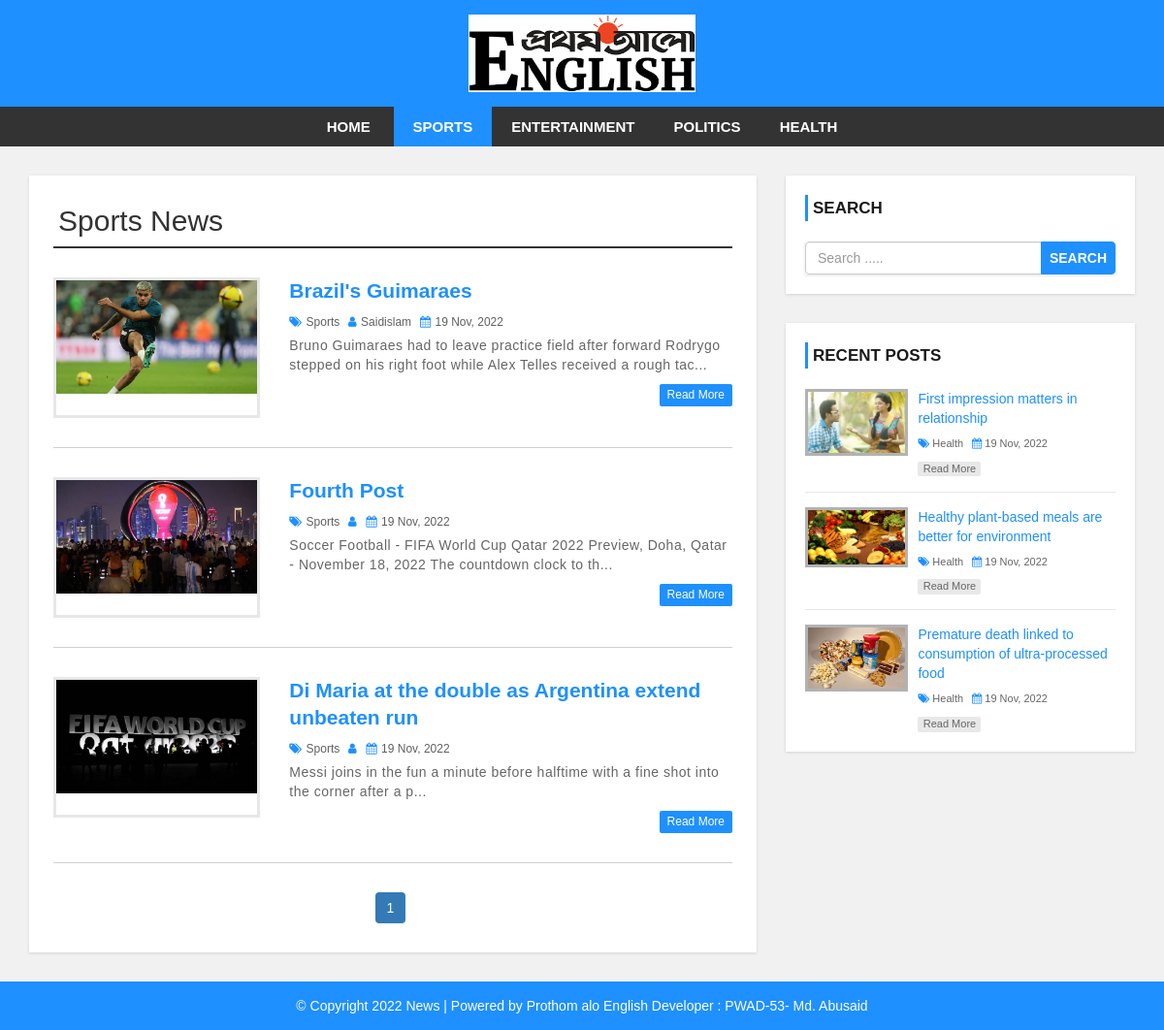
Page /category.php?cid=34 on the committed database.
### tables this page shows
CREATE TABLE `settings` (
  `id` int(11) NOT NULL,
  `websitename` varchar(60) NOT NULL,
  `logo` varchar(50) NOT NULL,
  `footerdesc` varchar(255) NOT NULL
);

CREATE TABLE `category` (
  `category_id` int(11) NOT NULL,
  `category_name` varchar(100) NOT NULL,
  `post` int(11) NOT NULL DEFAULT 0
);

CREATE TABLE `post` (
  `post_id` int(11) NOT NULL,
  `title` varchar(100) NOT NULL,
  `description` text NOT NULL,
  `category` varchar(100) NOT NULL,
  `post_date` varchar(50) NOT NULL,
  `author` int(11) NOT NULL,
  `post_img` varchar(100) NOT NULL
);

CREATE TABLE `user` (
  `user_id` int(10) UNSIGNED NOT NULL,
  `first_name` varchar(30) NOT NULL,
  `last_name` varchar(30) NOT NULL,
  `username` varchar(30) DEFAULT NULL,
  `password` varchar(40) DEFAULT NULL,
  `role` int(11) NOT NULL
);

### config.php (called while the page is built, shortened)
<?php
$hostname = "http://localhost/news-site";
?>

### category.php (the view, shortened to what this page needs)
<?php include 'header.php'; ?>
    <div id="main-content">
      <div class="container">
        <div class="row">
            <div class="col-md-8">
                <div class="post-container">
                  <?php
                  include "config.php";
                  if(isset($_GET['cid'])){
                    $cat_id = $_GET['cid'];
                    $sql1 = "SELECT * FROM category WHERE category_id = {$cat_id}";
                    $result1 = mysqli_query($conn, $sql1) or die("Query Failed.");
                    $row1 = mysqli_fetch_assoc($result1);
                  ?>
                  <h2 class="page-heading"><?php echo $row1['category_name']; ?> News</h2>
                  <?php
                    $limit = 3;
                    if(isset($_GET['page'])){
                      $page = $_GET['page'];
                    }else{
                      $page = 1;
                    }
                    $offset = ($page - 1) * $limit;
                    $sql = "SELECT post.post_id, post.title, post.description,post.post_date,post.author,
                    category.category_name,user.username,post.category,post.post_img FROM post
                    LEFT JOIN category ON post.category = category.category_id
                    LEFT JOIN user ON post.author = user.user_id
                    WHERE post.category = {$cat_id}
                    ORDER BY post.post_id DESC LIMIT {$offset},{$limit}";
                    $result = mysqli_query($conn, $sql) or die("Query Failed.");
                    if(mysqli_num_rows($result) > 0){
                      while($row = mysqli_fetch_assoc($result)) {
                  ?>
                    <div class="post-content">
                        <div class="row">
                            <div class="col-md-4">
                              <a class="post-img" href="single.php?id=<?php echo $row['post_id']; ?>"><img src="admin/upload/<?php echo $row['post_img']; ?>" alt=""/></a>
                            </div>
                            <div class="col-md-8">
                              <div class="inner-content clearfix">
                                  <h3><a href='single.php?id=<?php echo $row['post_id']; ?>'><?php echo $row['title']; ?></a></h3>
                                  <div class="post-information">
                                      <span>
                                          <i class="fa fa-tags" aria-hidden="true"></i>
                                          <a href='category.php?cid=<?php echo $row['category']; ?>'><?php echo $row['category_name']; ?></a>
                                      </span>
                                      <span>
                                          <i class="fa fa-user" aria-hidden="true"></i>
                                          <a href='author.php?aid=<?php echo $row['author']; ?>'><?php echo $row['username']; ?></a>
                                      </span>
                                      <span>
                                          <i class="fa fa-calendar" aria-hidden="true"></i>
                                          <?php echo $row['post_date']; ?>
                                      </span>
                                  </div>
                                  <p class="description">
                                      <?php echo substr($row['description'],0,130) . "..."; ?>
                                  </p>
                                  <a class='read-more pull-right' href='single.php?id=<?php echo $row['post_id']; ?>'>read more</a>
                              </div>
                            </div>
                        </div>
                    </div>
                    <?php
                      }
                    }else{
                      echo "<h2>No Record Found.</h2>";
                    }
                    if(mysqli_num_rows($result1) > 0){
                      $total_records = $row1['post'];
                      $total_page = ceil($total_records / $limit);
                      echo '<ul class="pagination admin-pagination">';
                      for($i = 1; $i <= $total_page; $i++){
                        if($i == $page){
                          $active = "active";
                        }else{
                          $active = "";
                        }
                        echo '<li class="'.$active.'"><a href="category.php?cid='.$cat_id .'&page='.$i.'">'.$i.'</a></li>';
                      }
                      echo '</ul>';
                    }
                  }else{
                    echo "<h2>No Record Found.</h2>";
                  }
                    ?>
                </div>
            </div>
            <?php include 'sidebar.php'; ?>
        </div>
      </div>
    </div>
<?php include 'footer.php'; ?>

### header.php (shortened to what this page needs)
<?php
  include "config.php";
?>
<!DOCTYPE html>
<html lang="en">
<head>
    <link rel="stylesheet" href="css/bootstrap.min.css" />
    <link rel="stylesheet" href="css/font-awesome.css">
    <link rel="stylesheet" href="css/style.css">
</head>
<body>
<div id="header">
    <div class="container">
        <div class="row">
            <div class=" col-md-offset-4 col-md-4">
              <?php
                include "config.php";
                $sql = "SELECT * FROM settings";
                $result = mysqli_query($conn, $sql) or die("Query Failed.");
                if(mysqli_num_rows($result) > 0){
                  while($row = mysqli_fetch_assoc($result)) {
                    if($row['logo'] == ""){
                      echo '<a href="index.php"><h1>'.$row['websitename'].'</h1></a>';
                    }else{
                      echo '<a href="index.php" id="logo"><img src="admin/images/'. $row['logo'] .'"></a>';
                    }
                  }
                }
                ?>
            </div>
        </div>
    </div>
</div>
<div id="menu-bar">
    <div class="container">
        <div class="row">
            <div class="col-md-12">
              <?php
                include "config.php";
                if(isset($_GET['cid'])){
                  $cat_id = $_GET['cid'];
                }
                $sql = "SELECT * FROM category WHERE post > 0";
                $result = mysqli_query($conn, $sql) or die("Query Failed. : Category");
                if(mysqli_num_rows($result) > 0){
                  $active = "";
              ?>
                <ul class='menu'>
                  <li><a href='<?php echo $hostname; ?>'>Home</a></li>
                  <?php while($row = mysqli_fetch_assoc($result)) {
                    if(isset($_GET['cid'])){
                      if($row['category_id'] == $cat_id){
                        $active = "active";
                      }else{
                        $active = "";
                      }
                    }
                    echo "<li><a class='{$active}' href='category.php?cid={$row['category_id']}'>{$row['category_name']}</a></li>";
                  } ?>
                </ul>
                <?php } ?>
            </div>
        </div>
    </div>
</div>

### sidebar.php
<div id="sidebar" class="col-md-4">
    <div class="search-box-container">
        <h4>Search</h4>
        <form class="search-post" action="search.php" method ="GET">
            <div class="input-group">
                <input type="text" name="search" class="form-control" placeholder="Search .....">
                <span class="input-group-btn">
                    <button type="submit" class="btn btn-danger">Search</button>
                </span>
            </div>
        </form>
    </div>
    <div class="recent-post-container">
        <h4>Recent Posts</h4>
        <?php
        include "config.php";
        $limit = 3;
        $sql = "SELECT post.post_id, post.title, post.post_date,
        category.category_name,post.category,post.post_img FROM post
        LEFT JOIN category ON post.category = category.category_id
        ORDER BY post.post_id DESC LIMIT {$limit}";
        $result = mysqli_query($conn, $sql) or die("Query Failed. : Recent Post");
        if(mysqli_num_rows($result) > 0){
          while($row = mysqli_fetch_assoc($result)) {
      ?>
        <div class="recent-post">
            <a class="post-img" href="single.php?id=<?php echo $row['post_id']; ?>">
                <img src="admin/upload/<?php echo $row['post_img']; ?>" alt=""/>
            </a>
            <div class="post-content">
                <h5><a href="single.php?id=<?php echo $row['post_id']; ?>"><?php echo $row['title']; ?></a></h5>
                <span>
                    <i class="fa fa-tags" aria-hidden="true"></i>
                    <a href='category.php?cid=<?php echo $row['category']; ?>'><?php echo $row['category_name']; ?></a>
                </span>
                <span>
                    <i class="fa fa-calendar" aria-hidden="true"></i>
                    <?php echo $row['post_date']; ?>
                </span>
                <a class="read-more" href="single.php?id=<?php echo $row['post_id']; ?>">read more</a>
            </div>
        </div>
    <?php
      }
    }
    ?>
    </div>
</div>

### footer.php
<div id ="footer">
    <div class="container">
        <div class="row">
            <div class="col-md-12">
              <?php
                include "config.php";
                $sql = "SELECT * FROM settings";
                $result = mysqli_query($conn, $sql) or die("Query Failed.");
                if(mysqli_num_rows($result) > 0){
                  while($row = mysqli_fetch_assoc($result)) {
              ?>
                <span><?php echo $row['footerdesc']; ?></span>
              <?php
                }
              }
              ?>
            </div>
        </div>
    </div>
</div>
</body>
</html>

### css/style.css (style rules this page uses)
body { background: #f1f1f1; font-family: sans-serif,arial,Helvetica; }
a, a:hover, a:focus { text-decoration: none; outline: none; }
ul { margin:0; padding:0; list-style:none; }
h2.page-heading { margin: 5px 0 30px; padding: 0 5px 10px; border-bottom: 2px solid #333; }
form { background: #fff; padding: 25px; box-shadow:0 1px 3px rgba(0, 0, 0, 0.13); }
#header { background: #1e90ff; text-align: center; padding: 15px; }
#logo { display: inline-block; width: 65%; }
#logo img { width: 100%; }
#menu-bar { background: #333; text-align: center; }
#menu-bar .menu > li { display: inline-block; }
.menu > li > a { padding: 10px 20px; display: block; text-transform: uppercase; color: #fff; font-size: 15px; font-weight:600; transition:all 0.5s ease 0s; }
#menu-bar .menu > li > a:hover, #menu-bar .menu > li > a.active { color:#fff; background:#1e90ff; }
#main-content { padding: 30px 0; min-height: 750px; }
#main-content .post-container { background-color: #fff; padding: 25px; box-shadow: 0 1px 3px rgba(0, 0, 0, 0.13); }
#main-content .post-content { border-bottom: 1px solid #d1d1d1; padding: 0 0 30px; margin-bottom:30px; }
#main-content .post-content img { width: 100%; }
#main-content .post-content .post-img { border: 3px solid #e7e7e7; display: block; height: 145px; overflow: hidden; transition: border .3s; }
#main-content .post-content h3 { font-size: 21px; line-height: 28px; font-weight: 600; margin: 0 0 7px; }
#main-content .post-content h3 a { color: #1e90ff; transition:all 0.3s; }
#main-content .post-content .post-information span { color: #606060; font-size: 12px; text-transform: capitalize; margin: 0 5px 5px 0; display: inline-block; }
#main-content .post-content .post-information i { color: #1e90ff; margin-right: 1px; }
#main-content .post-content .post-information a { color: #606060; text-decoration: none; }
#main-content .post-content p, #main-content .single-post p { color: #666; font-size: 14px; letter-spacing: 0.5px; margin:0 0 10px; }
#main-content .post-content a.read-more { color: #fff; background-color: #1E90FF; font-size: 12px; text-transform: capitalize; padding: 3px 8px; border-radius: 2px; transition: all 0.3s; }
.pagination { display: block; text-align: center; margin: 0; }
.pagination li { display:inline-block; margin: 0 5px 0 0; }
.pagination li a { border: none; background: #1e90ff; color: #fff; }
i.fa { color:#222; }
#sidebar h4 { color: #1A1A1A; font-size: 17px; line-height: 27px; font-weight:600; text-transform: uppercase; padding: 0 0 0 5px; margin: 0 0 21px; border-left: 3px solid #1e90ff; }
#sidebar .search-box-container { background-color: #fff; padding: 20px; margin: 0 0 30px; box-shadow: 0 1px 3px rgba(0, 0, 0, 0.13); }
#sidebar .search-post { padding: 0; }
#sidebar .search-post input { color: #606060; }
#sidebar .search-post .btn { font-weight: 600; text-transform: uppercase; padding: 6px 8px; background-color: #1E90FF; border-color: #1E90FF; outline: none; }
#sidebar .recent-post-container { padding: 20px; background: #fff; box-shadow: 0 1px 3px rgba(0, 0, 0, 0.13); }
#sidebar .recent-post { border-bottom: 1px solid #e7e7e7; padding: 0 0 15px; margin: 0 0 15px; }
#sidebar .recent-post:last-child { margin: 0; padding: 0; border: none; }
#sidebar .recent-post .post-img { display: inline-block; width: 33%; border: 3px solid rgba(0,0,0,0.3); vertical-align: top; transition: border .3s; }
#sidebar .recent-post .post-img img { width: 100%; }
#sidebar .recent-post .post-content { width: 65%; display: inline-block; border: none; padding: 0 0 0 7px; margin: 0; }
#sidebar .recent-post h5 { font-size: 14px; line-height: 20px; margin: 0 0 5px; }
#sidebar .recent-post h5 a { color: #1E90FF; }
#sidebar .recent-post span { color: #666; font-size: 11px; display: inline-block; margin: 0 5px 10px 0; }
#sidebar .recent-post span a { color: #666; }
#sidebar .recent-post span i { color: #1E90FF; }
#sidebar .recent-post a.read-more { color: #666; background-color: rgba(0,0,0,0.09); width: 65px; font-size: 11px; text-align: center; padding: 0; display: block; transition: all 0.3s; }
#footer { color: #fff; padding:15px 0; text-align:center; background-color:#1e90ff; }
#footer a { color:#fff; }

### rows in the picture
settings: logo (picture), footerdesc "© Copyright 2022 News | Powered by Prothom alo English Developer : PWAD-53- Md. Abusaid"
category: category_name "SPORTS", category_name "Sports"
category: category_name "ENTERTAINMENT"
category: category_name "POLITICS"
category: category_name "HEALTH"
post: post_img (picture), title "Brazil's Guimaraes", category.category_name "Sports", user.username "Saidislam", post_date "19 Nov, 2022", description "Bruno Guimaraes had to leave practice field after forward Rodrygo stepped on his right foot while Alex Telles received a rough tac"
post: post_img (picture), title "Fourth Post", category.category_name "Sports", post_date "19 Nov, 2022", description "Soccer Football - FIFA World Cup Qatar 2022 Preview, Doha, Qatar - November 18, 2022 The countdown clock to th"
post: post_img (picture), title "Di Maria at the double as Argentina extend unbeaten run", category.category_name "Sports", post_date "19 Nov, 2022", description "Messi joins in the fun a minute before halftime with a fine shot into the corner after a p"
post: post_img (picture), title "First impression matters in relationship", category.category_name "Health", post_date "19 Nov, 2022"
post: post_img (picture), title "Healthy plant-based meals are better for environment", category.category_name "Health", post_date "19 Nov, 2022"
post: post_img (picture), title "Premature death linked to consumption of ultra-processed food", category.category_name "Health", post_date "19 Nov, 2022"
